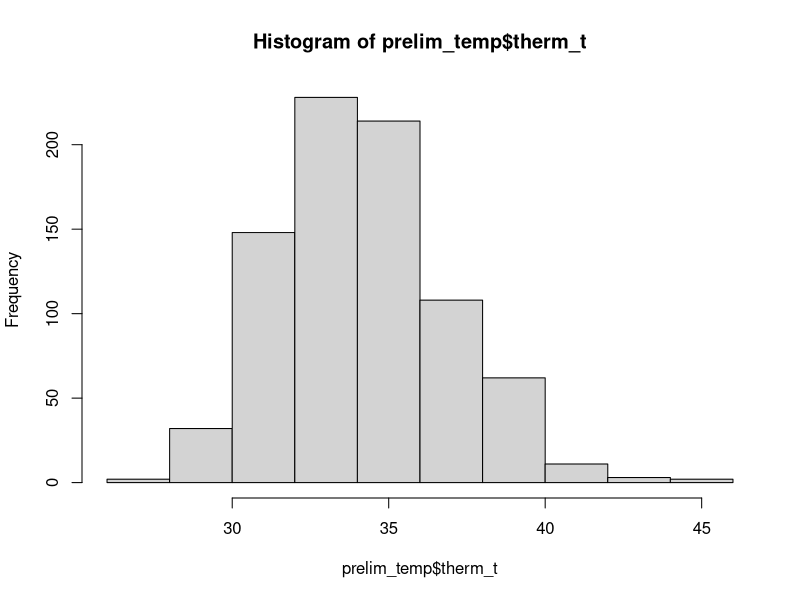
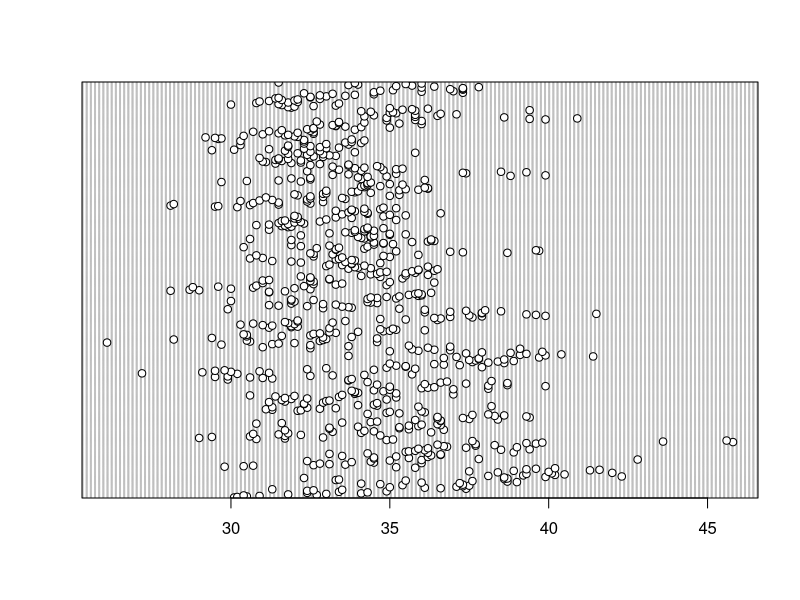
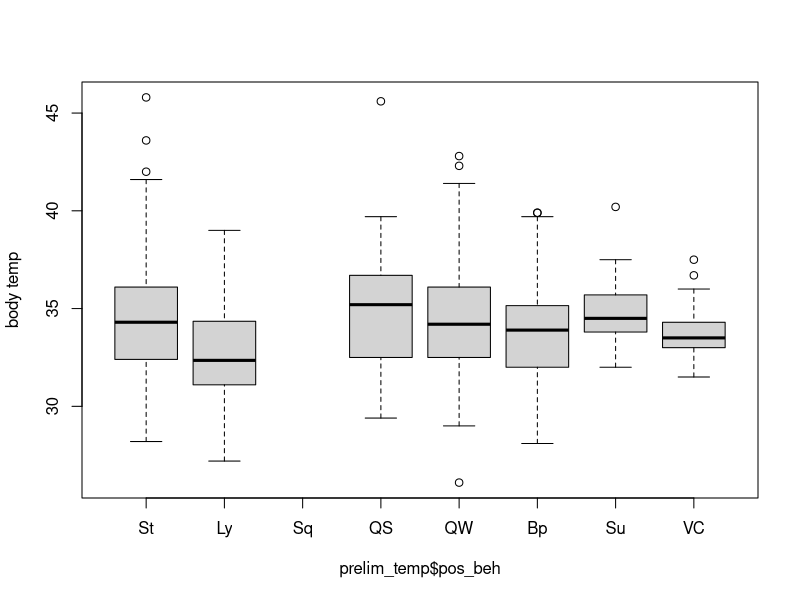
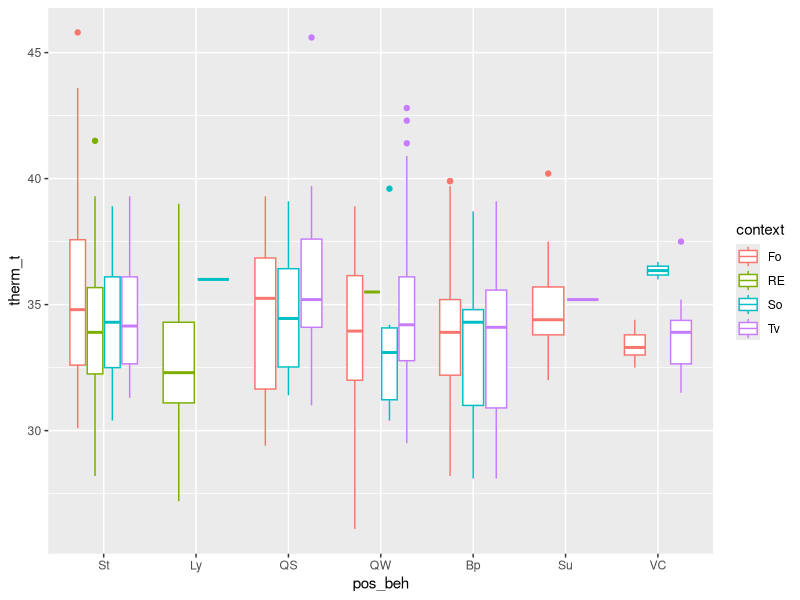
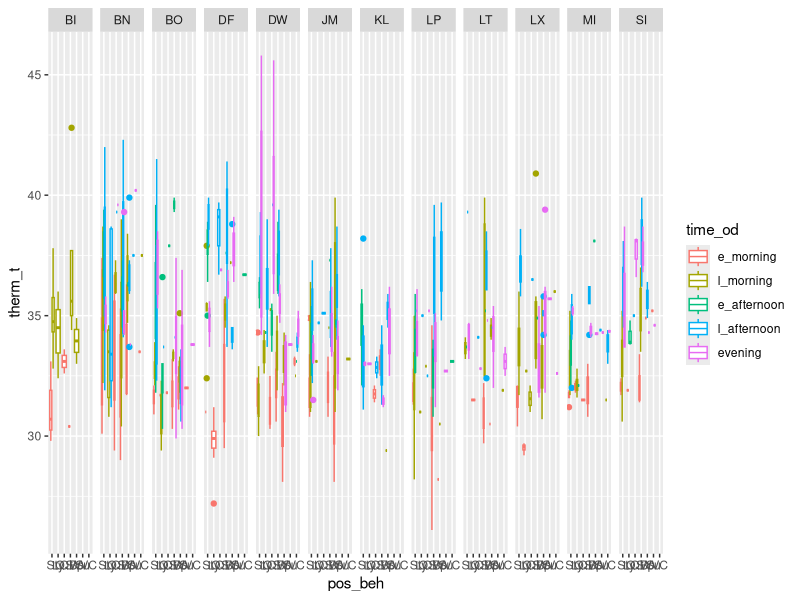
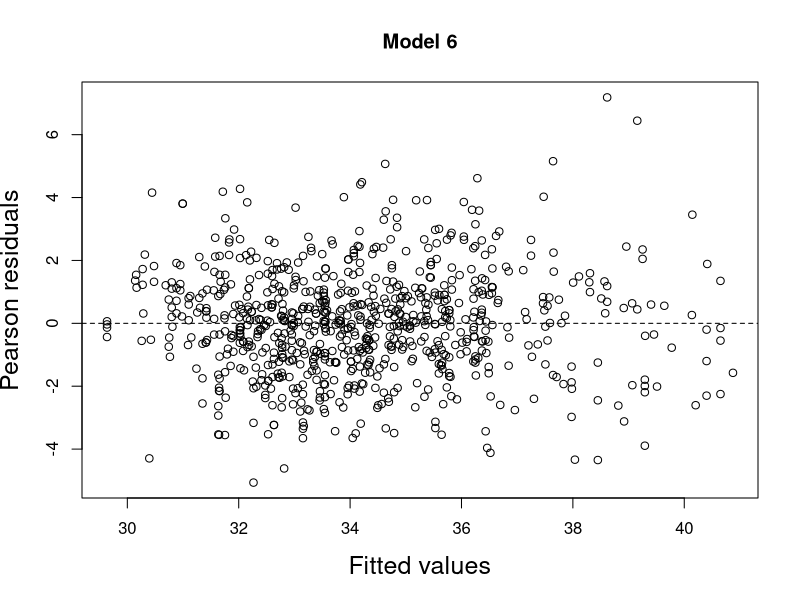
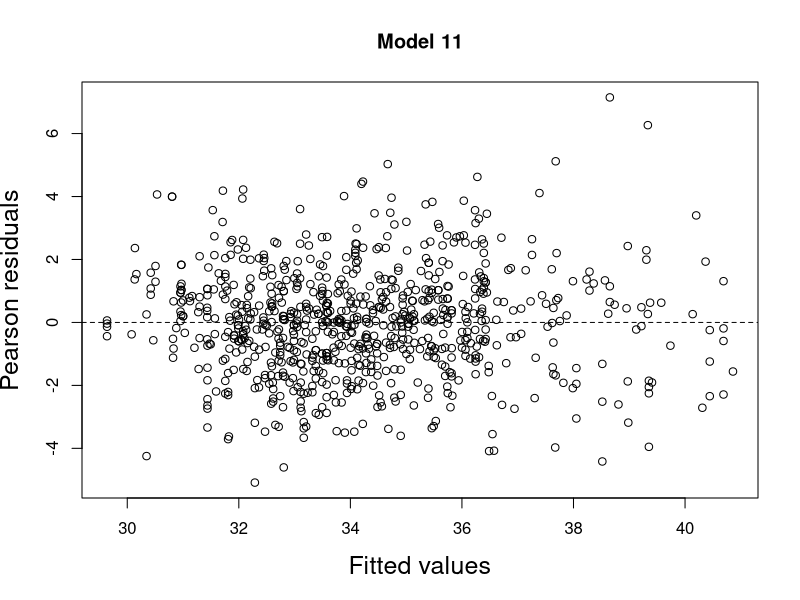
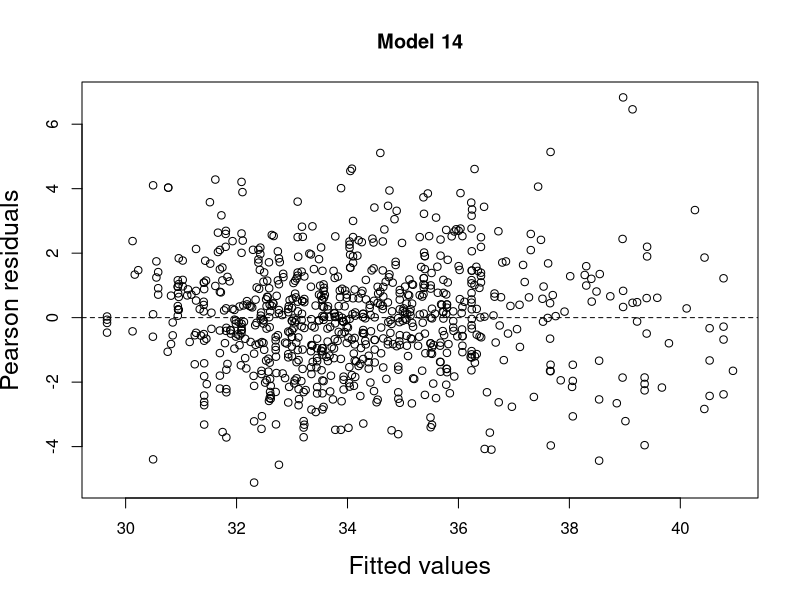

Here is the R script that generated these plots, in order:
##install packages
#install.packages("readr")
#install.packages("lubridate")
#install.packages("magrittr")
#install.packages("ggplot2")
#install.packages("car")
#install.packages("emmeans")
#install.packages("lme4")

# load libraries
library(tidyverse) 
library(readr) 
library(lubridate)
library(magrittr)
library(ggplot2)
library(car)
library(emmeans)
library(lme4)

#read in data
prelim_tidy <- read_csv("_data/_tidy/prelim_data_tidycols.csv")
View(prelim_tidy)

bipedal_data <- read_csv("_summary/bipedal_table.csv")
View(bipedal_data)

#Omit any missing values:
summary(is.na(prelim_tidy))

prelim_temp<-na.omit(prelim_tidy)
View(prelim_temp)

#Combine positional behaviors into smaller categories
# suspensory = Cb, Br & QM
#Vertical climb and cling together, BpS & BpW together, Squat & Sit together
prelim_temp$pos_beh[prelim_temp$pos_beh == "Cb"] <- "Su"
prelim_temp$pos_beh[prelim_temp$pos_beh == "Br"] <- "Su"
prelim_temp$pos_beh[prelim_temp$pos_beh == "QM"] <- "Su"
prelim_temp$pos_beh[prelim_temp$pos_beh == "Vci"] <- "VC"
prelim_temp$pos_beh[prelim_temp$pos_beh == "Abp"] <- "Bp"
prelim_temp$pos_beh[prelim_temp$pos_beh == "BpS"] <- "Bp"
prelim_temp$pos_beh[prelim_temp$pos_beh == "BpW"] <- "Bp"
prelim_temp$pos_beh[prelim_temp$pos_beh == "Sq"] <- "St"



############
##re-order levels
prelim_temp$time_od <- factor(prelim_temp$time_od, levels = c("e_morning", "l_morning", "e_afternoon", "l_afternoon", "evening"))
prelim_temp$pos_beh <- factor(prelim_temp$pos_beh, levels = c("St","Ly", "Sq", "QS", "QW", "Bp", "Su", "VC"))

##change to factor & numeric
factor_cols <- c("pos_beh","context", "substrate", "hab_type", "individual")
numeric_cols <- c("sun", "therm_t", "t_lo", "t_hi", "amb_t")

prelim_temp[factor_cols] <- lapply(prelim_temp[factor_cols], as.factor)

prelim_temp[numeric_cols] <- lapply(prelim_temp[numeric_cols], as.numeric)

#######################################
###
hist(prelim_temp$therm_t)
dotchart(prelim_temp$therm_t)
boxplot(prelim_temp$therm_t ~ prelim_temp$pos_beh,  ylab="body temp")

# Plot response against each predictor and random effect. 
ggplot(prelim_temp, aes(pos_beh, therm_t, color=context))+
  geom_boxplot()

ggplot(prelim_temp, aes(pos_beh, therm_t, color=time_od))+
  geom_boxplot()+
  facet_grid(.~individual)

##
with(prelim_temp, table(pos_beh, hab_type))
with(prelim_temp, table(pos_beh, time_od))
with(prelim_temp, table(pos_beh, hab_type, time_od))
with(prelim_temp, table(individual, pos_beh))

#######################################################
## choosing models
##GLMER

### full model
therm_mod <- lmer(therm_t ~ pos_beh + amb_t + sun + date + hab_type + context + 
                     (1|individual) + pos_beh*hab_type + pos_beh*sun + amb_t*sun,
                     data = prelim_temp)

##minus pos_beh/sun interaction
therm_mod2 <- lmer(therm_t ~ pos_beh + amb_t + sun + date + hab_type + context + 
                    (1|individual) + pos_beh*hab_type + amb_t*sun,
                  data = prelim_temp)

##plus pos_beh*sun, minus pos_beh*hab_type
therm_mod3 <- lmer(therm_t ~ pos_beh + amb_t + sun + date + hab_type + context + 
                     (1|individual) + pos_beh*sun + amb_t*sun,
                   data = prelim_temp)

##minus interactions with pos_beh
therm_mod4 <- lmer(therm_t ~ pos_beh + amb_t + sun + date + hab_type + context + 
                    (1|individual) + amb_t*sun,
                  data = prelim_temp)

##minus amb_t interaction
therm_mod5 <- lmer(therm_t ~ pos_beh + amb_t + sun + date + hab_type + context + 
                     (1|individual) + pos_beh*sun,
                   data = prelim_temp)

##minus all interactions
therm_mod6 <- lmer(therm_t ~ pos_beh + amb_t + sun + date + hab_type + context + 
                     (1|individual),
                   data = prelim_temp)

####compare interaction models
AIC(therm_mod3, therm_mod4, therm_mod5, therm_mod6) ###lowest AIC is with no interaction (3244.383; DF: 20)
                                               ###second lowest is time_od*sun (3259.170, DF: 21)
                                               ###continue forward with amb_t*sun & no interactions
###############################################################
##amb_t*sun models
## minus context 
therm_mod7 <- lmer(therm_t ~ pos_beh + amb_t + sun + date + hab_type + 
                     (1|individual) + amb_t*sun,
                   data = prelim_temp)

##minus hab_type
therm_mod8 <- lmer(therm_t ~ pos_beh + amb_t + sun + date + context + 
                     (1|individual) + amb_t*sun,
                   data = prelim_temp)

##minus date
therm_mod9 <- lmer(therm_t ~ pos_beh + amb_t + sun + hab_type + context + 
                     (1|individual) + amb_t*sun,
                   data = prelim_temp)

##minus hab_type & context
therm_mod10 <- lmer(therm_t ~ pos_beh + amb_t + sun + date + 
                     (1|individual) + amb_t*sun,
                   data = prelim_temp)
###Compare models
AIC(therm_mod7, therm_mod8, therm_mod9, therm_mod10) ##model 7 and 10 are lowest (3251.671 & 3246.007, resp.)
                                      ##model 8 isn't far off, though, (3252.598) 
                                 ##and it may be important to include context

###############################################################################
###no interactions
## minus context 
therm_mod11 <- lmer(therm_t ~ pos_beh + amb_t + sun + date + hab_type + 
                     (1|individual), data = prelim_temp)

##minus hab_type
therm_mod12 <- lmer(therm_t ~ pos_beh + amb_t + sun + date + context + 
                     (1|individual), data = prelim_temp)

##minus date
therm_mod13 <- lmer(therm_t ~ pos_beh + amb_t + sun + hab_type + context + 
                     (1|individual), data = prelim_temp)

##minus hab_type & context
therm_mod14 <- lmer(therm_t ~ pos_beh + amb_t + sun + date + 
                      (1|individual), data = prelim_temp)

###Compare models
AIC(therm_mod11, therm_mod12, therm_mod13, therm_mod14) ##models 11 and 14 are lowest (3236.897 & 3231.295, resp.)

###compare between types of models
AIC(therm_mod4, therm_mod6, therm_mod7, therm_mod10, therm_mod8, therm_mod11, therm_mod14)
        ##best models (11, 14, 6) exclude context and exclude interactions
        ##run a few more tests and include one with the interaction still (model 7)

### more comparison #########
anova(therm_mod6, therm_mod7) ##not nested, so can't run
anova(therm_mod6, therm_mod11) ##no signif
anova(therm_mod6, therm_mod14) ##no signif
anova(therm_mod11, therm_mod14) ##no signif
                          #####think I'll choose model 11 since it includes habitat type
                        ##### and it's AIC value is best (1416.906 vs. 1419.632 (model 14) & 1423.646 (model 6))

#####################################################################
#extract residuals 
###model 6
E1 <- resid(therm_mod6, type = "pearson")

#plot fitted vs residuals
F1 <- fitted(therm_mod6, type = "response")

plot(x = F1, 
     y = E1, 
     xlab = "Fitted values",
     ylab = "Pearson residuals", 
     main = "Model 6",
     cex.lab = 1.5)
abline(h = 0, lty = 2)

### model 11 ###########
E2 <- resid(therm_mod11, type = "pearson")

#plot fitted vs residuals
F2 <- fitted(therm_mod11, type = "response")

plot(x = F2, 
     y = E2, 
     xlab = "Fitted values",
     ylab = "Pearson residuals", 
     main = "Model 11",
     cex.lab = 1.5)
abline(h = 0, lty = 2)

### model 14 ###########
E3 <- resid(therm_mod14, type = "pearson")

#plot fitted vs residuals
F3 <- fitted(therm_mod14, type = "response")

plot(x = F3, 
     y = E3, 
     xlab = "Fitted values",
     ylab = "Pearson residuals", 
     main = "Model 14",
     cex.lab = 1.5)
abline(h = 0, lty = 2)

### model 7 ###########
E4 <- resid(therm_mod7, type = "pearson")

#plot fitted vs residuals
F4 <- fitted(therm_mod7, type = "response")

plot(x = F4, 
     y = E4, 
     xlab = "Fitted values",
     ylab = "Pearson residuals", 
     main = "Model 7",
     cex.lab = 1.5)
abline(h = 0, lty = 2)

### residual plots all seem relatively normal; cloud around horizontal axis, indicating a good fit
###################################################################
##Model 11 - includes pos_beh, amb_t, sun, date, hab_type and (1|individual) 
E2 <- resid(therm_mod11, type = "pearson")

#plot fitted vs residuals
F2 <- fitted(therm_mod11, type = "response")

plot(x = F2, 
     y = E2, 
     xlab = "Fitted values",
     ylab = "Pearson residuals", 
     main = "Model 11",
     cex.lab = 1.5)
abline(h = 0, lty = 2)

boxplot(E2 ~ pos_beh, data=prelim_temp) 
plot(E2 ~ amb_t, data=prelim_temp)
plot(x=prelim_temp$sun, y=E2)
boxplot(E2 ~ hab_type, data=prelim_temp)
plot(x=prelim_temp$date, y=E2)

model.matrix(therm_mod11)

##summary
summary(therm_mod11) 

##confidence intervals 
confint(therm_mod11) ##maybe I don't need habitat in there because none of the levels are significant

##model 14
summary(therm_mod14)
confint(therm_mod14)

###############################################
##### OMIT OUTLIERS ###
prelim_temp2 <- prelim_temp
prelim_temp2$therm_t[prelim_temp2$therm_t >= 42] <- NA

View(prelim_temp2)

prelim_temp3<-na.omit(prelim_temp2)
View(prelim_temp3)

#Vertical climb and cling together
prelim_temp3$pos_beh[prelim_temp3$pos_beh == "Cb"] <- "Su"
prelim_temp3$pos_beh[prelim_temp3$pos_beh == "Br"] <- "Su"
prelim_temp3$pos_beh[prelim_temp3$pos_beh == "QM"] <- "Su"
prelim_temp3$pos_beh[prelim_temp3$pos_beh == "Vci"] <- "VC"
prelim_temp3$pos_beh[prelim_temp3$pos_beh == "Abp"] <- "Bp"
prelim_temp3$pos_beh[prelim_temp3$pos_beh == "BpS"] <- "Bp"
prelim_temp3$pos_beh[prelim_temp3$pos_beh == "BpW"] <- "Bp"
prelim_temp3$pos_beh[prelim_temp3$pos_beh == "Sq"] <- "St"

############
##re-order levels
prelim_temp3$time_od <- factor(prelim_temp3$time_od, levels = c("e_morning", "l_morning", "e_afternoon", "l_afternoon", "evening"))
prelim_temp3$pos_beh <- factor(prelim_temp3$pos_beh, levels = c("Ly", "St", "QS", "QW", "Bp", "Su", "VC"))

###change to factor & numeric
factor_cols <- c("pos_beh","context", "substrate", "hab_type", "individual")
numeric_cols <- c("sun", "therm_t", "t_lo", "t_hi", "amb_t")

prelim_temp3[factor_cols] <- lapply(prelim_temp3[factor_cols], as.factor)

prelim_temp3[numeric_cols] <- lapply(prelim_temp3[numeric_cols], as.numeric)

str(prelim_temp3)

###check model minus outliers
##model 11 with outliers
therm_mod11 <- lmer(therm_t ~ pos_beh + amb_t + sun + date + hab_type + 
                      (1|individual), data = prelim_temp)
summary(therm_mod11)
confint(therm_mod11)

##model minus outliers
mod_2 <- lmer(therm_t ~ pos_beh + amb_t + sun + date + hab_type + 
                (1|individual), data = prelim_temp3)
summary(mod_2)
confint(mod_2)


######## plotting residuals ##################
##model 11
E2 <- resid(therm_mod11, type = "pearson")

#plot fitted vs residuals
F2 <- fitted(therm_mod11, type = "response")

plot(x = F2, 
     y = E2, 
     xlab = "Fitted values",
     ylab = "Pearson residuals", 
     main = "Model 11",
     cex.lab = 1.5)
abline(h = 0, lty = 2)

##mod_2
E5 <- resid(mod_2, type = "pearson")

#plot fitted vs residuals
F5 <- fitted(mod_2, type = "response")

plot(x = F5, 
     y = E5,
     xlab = "Fitted values",
     ylab = "Pearson residuals", 
     main = "Model",
     cex.lab = 1.5)
abline(h = 0, lty = 2)

###### HSR: post-hoc test to compare between levels of position behavior. Will want to do this in the analysis file not graphics file.#### 
library(emmeans)
emmeans(mod_2, list(pairwise ~ pos_beh), adjust = "tukey")


####change levels and run mod_2 with QS as the outgroup #####
prelim_temp3$pos_beh <- factor(prelim_temp3$pos_beh, levels = c("QS", "Ly", "St", "QW", "Bp", "Su", "VC"))

mod_2 <- lmer(therm_t ~ pos_beh + amb_t + sun + date + hab_type + 
                (1|individual), data = prelim_temp3)
summary(mod_2) 
confint(mod_2) ##bipedalism is significant

##change levels with QW as outgroup
prelim_temp3$pos_beh <- factor(prelim_temp3$pos_beh, levels = c("QW", "Ly", "St", "QS", "Bp", "Su", "VC"))

mod_2 <- lmer(therm_t ~ pos_beh + amb_t + sun + date + hab_type + 
                (1|individual), data = prelim_temp3)
summary(mod_2) 
confint(mod_2) #Bp is not signif

##change levels with St as outgroup
prelim_temp3$pos_beh <- factor(prelim_temp3$pos_beh, levels = c("St", "Ly", "QS", "QW", "Bp", "Su", "VC"))

mod_2 <- lmer(therm_t ~ pos_beh + amb_t + sun + date + hab_type + 
                (1|individual), data = prelim_temp3)
summary(mod_2) 
confint(mod_2)

##change levels with Bp as the outgroup
prelim_temp3$pos_beh <- factor(prelim_temp3$pos_beh, levels = c("Bp", "Ly", "Sq", "St", "QW", "QS", "Su", "VC"))

mod_2 <- lmer(therm_t ~ pos_beh + amb_t + sun + date + hab_type + 
                (1|individual), data = prelim_temp3)
summary(mod_2) 
confint(mod_2) ##QW is not signif.

##check counts again to see differences in QW and QS
ggplot(prelim_temp3, aes(pos_beh))+
  geom_bar(stat="count") + 
  labs(x="Positional Behavior", y="Count") +
  theme_classic() 
              ###there's a lot more QW than QS, but still at least 50 QS

##change levels with Ly as the outgroup
prelim_temp3$pos_beh <- factor(prelim_temp3$pos_beh, levels = c("Ly", "Bp", "St", "QW", "QS", "Su", "VC"))

mod_2 <- lmer(therm_t ~ pos_beh + amb_t + sun + date + hab_type + 
                (1|individual), data = prelim_temp3)
summary(mod_2) 
confint(mod_2)##all significant
